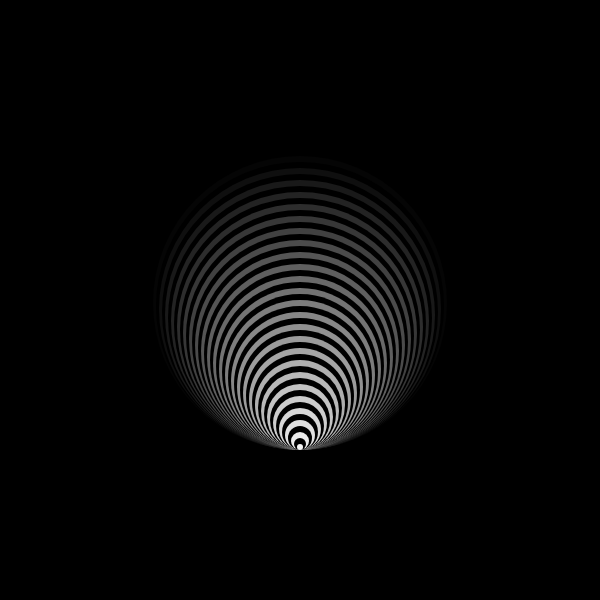
Frame 1 (no input)
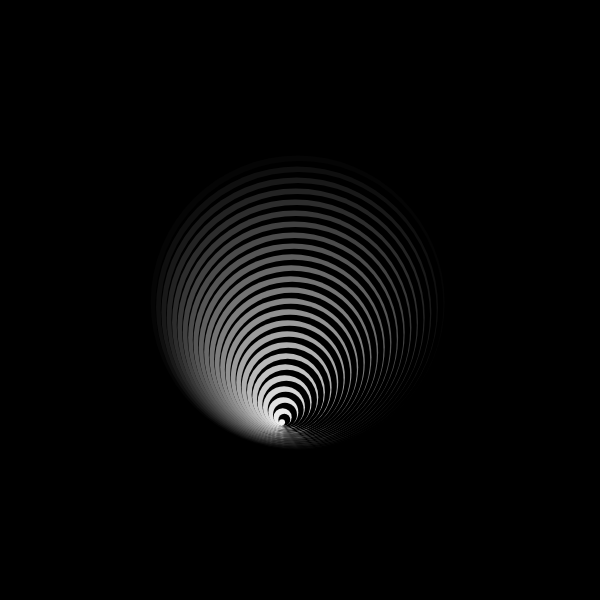
Frame 60 (no input)
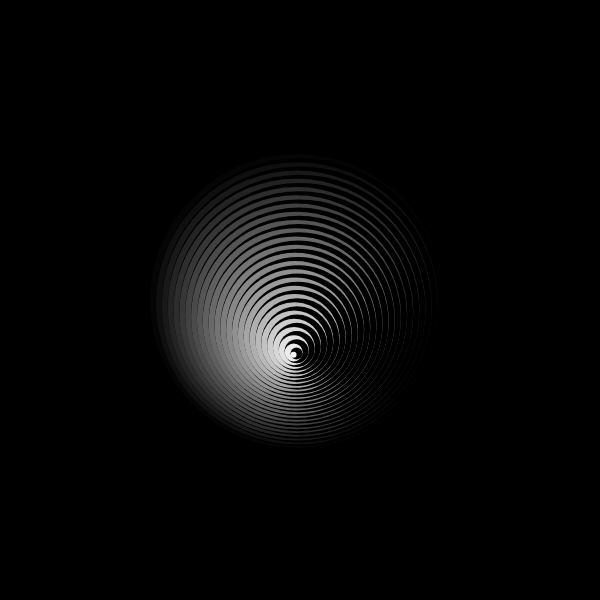
Frame 120 (the mouse pressed at the canvas centre since frame 60)

The p5.js sketch that drew these frames (run headless with seeded random() and noise() and a simulated clock; from frame 60 on, the mouse is pressed at the canvas centre):

// p5.js sketch
// ── sketch.js
// chain of 50 nested eyes; alternating fill colors

let a = 0;
let t = 0;
let eye_scale;
let eyes = new Array(50);

function setup() {
  createCanvas(600, 600);
  background(0);
  ellipseMode(RADIUS);
  rectMode(CENTER);
  noStroke();
  noCursor();

  eye_scale = (width / 2) / eyes.length;
  eyes[0] = new Eye(width / 2, height / 2, width / 4, eye_scale);
}

function draw() {
  background(0);
  fill(255);

  eyes[0].display(0);

  for (let i = 1; i < eyes.length; i++) {
    if (i % 2 === 0) {
      eyes[i] = new Eye(eyes[i - 1].nextx(a), eyes[i - 1].nexty(a), eyes[i - 1].nextr(), eye_scale);
      eyes[i].display(0);
    } else {
      eyes[i] = new Eye(eyes[i - 1].nextx(-t), eyes[i - 1].nexty(-a), eyes[i - 1].nextr(), eye_scale);
      eyes[i].display(i * 5);
    }
  }

  t += 0.015;
  a += 0.01;
}

class Eye {
  constructor(ex, ey, er, scale) {
    this.ex = ex;
    this.ey = ey;
    this.er = er;
    this.scale = scale;
  }

  display(col) {
    fill(col);
    ellipse(this.ex, this.ey, this.er, this.er);
  }

  nextx(angle) { return sin(angle) * (this.scale / 2) + this.ex; }
  nexty(angle) { return cos(angle) * (this.scale / 2) + this.ey; }
  nextr() { return this.er - this.scale / 2; }
}
